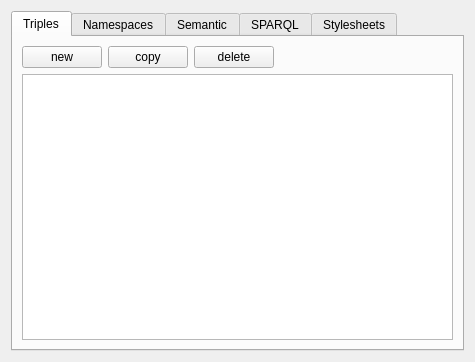
<?xml version="1.0" encoding="UTF-8"?>
<ui version="4.0">
 <class>KoDocumentRdfEditWidget</class>
 <widget class="QWidget" name="KoDocumentRdfEditWidget">
  <property name="geometry">
   <rect>
    <x>0</x>
    <y>0</y>
    <width>475</width>
    <height>362</height>
   </rect>
  </property>
  <layout class="QGridLayout" name="gridLayout">
   <item row="0" column="0">
    <widget class="QTabWidget" name="tabWidget">
     <property name="currentIndex">
      <number>0</number>
     </property>
     <widget class="QWidget" name="tab">
      <attribute name="title">
       <string>Triples</string>
      </attribute>
      <layout class="QGridLayout" name="gridLayout_2">
       <item row="2" column="0">
        <widget class="QTableView" name="m_tripleView">
         <property name="sortingEnabled">
          <bool>true</bool>
         </property>
         <attribute name="verticalHeaderVisible">
          <bool>false</bool>
         </attribute>
        </widget>
       </item>
       <item row="0" column="0">
        <layout class="QHBoxLayout" name="horizontalLayout">
         <item>
          <widget class="QPushButton" name="newTripleButton">
           <property name="text">
            <string>new</string>
           </property>
          </widget>
         </item>
         <item>
          <widget class="QPushButton" name="copyTripleButton">
           <property name="text">
            <string>copy</string>
           </property>
          </widget>
         </item>
         <item>
          <widget class="QPushButton" name="deleteTripleButton">
           <property name="text">
            <string>delete</string>
           </property>
          </widget>
         </item>
         <item>
          <spacer name="horizontalSpacer">
           <property name="orientation">
            <enum>Qt::Horizontal</enum>
           </property>
           <property name="sizeHint" stdset="0">
            <size>
             <width>40</width>
             <height>20</height>
            </size>
           </property>
          </spacer>
         </item>
        </layout>
       </item>
      </layout>
     </widget>
     <widget class="QWidget" name="tab_2">
      <attribute name="title">
       <string>Namespaces</string>
      </attribute>
      <layout class="QGridLayout" name="gridLayout_3">
       <item row="0" column="0">
        <layout class="QHBoxLayout" name="horizontalLayout_2">
         <item>
          <widget class="QPushButton" name="newNamespaceButton">
           <property name="text">
            <string>new</string>
           </property>
          </widget>
         </item>
         <item>
          <widget class="QPushButton" name="deleteNamespaceButton">
           <property name="text">
            <string>delete</string>
           </property>
          </widget>
         </item>
         <item>
          <spacer name="horizontalSpacer_2">
           <property name="orientation">
            <enum>Qt::Horizontal</enum>
           </property>
           <property name="sizeHint" stdset="0">
            <size>
             <width>40</width>
             <height>20</height>
            </size>
           </property>
          </spacer>
         </item>
        </layout>
       </item>
       <item row="1" column="0">
        <widget class="QTreeWidget" name="m_namespaceView">
         <property name="uniformRowHeights">
          <bool>true</bool>
         </property>
         <property name="sortingEnabled">
          <bool>true</bool>
         </property>
         <property name="expandsOnDoubleClick">
          <bool>false</bool>
         </property>
         <column>
          <property name="text">
           <string>Prefix</string>
          </property>
         </column>
         <column>
          <property name="text">
           <string>Namespace</string>
          </property>
         </column>
        </widget>
       </item>
      </layout>
     </widget>
     <widget class="QWidget" name="tab_3">
      <attribute name="title">
       <string>Semantic</string>
      </attribute>
      <layout class="QGridLayout" name="gridLayout_4">
       <item row="0" column="0">
        <widget class="QTreeWidget" name="m_semanticView">
         <attribute name="headerVisible">
          <bool>false</bool>
         </attribute>
         <column>
          <property name="text">
           <string notr="true">1</string>
          </property>
         </column>
        </widget>
       </item>
      </layout>
     </widget>
     <widget class="QWidget" name="tab_4">
      <attribute name="title">
       <string>SPARQL</string>
      </attribute>
      <layout class="QGridLayout" name="gridLayout_5">
       <item row="4" column="0">
        <widget class="QTextEdit" name="m_sparqlQuery">
         <property name="documentTitle">
          <string/>
         </property>
         <property name="plainText">
          <string>
            prefix rdf: &lt;http://www.w3.org/1999/02/22-rdf-syntax-ns#&gt;
            prefix foaf: &lt;http://xmlns.com/foaf/0.1/&gt;
            prefix pkg: &lt;http://docs.oasis-open.org/ns/office/1.2/meta/pkg#&gt;
            prefix geo84: &lt;http://www.w3.org/2003/01/geo/wgs84_pos#&gt;

            select ?s ?p ?o
            where { ?s ?p ?o }</string>
         </property>
        </widget>
       </item>
       <item row="0" column="0">
        <layout class="QHBoxLayout" name="horizontalLayout_3">
         <item>
          <widget class="QPushButton" name="m_sparqlExecute">
           <property name="text">
            <string>Execute</string>
           </property>
          </widget>
         </item>
         <item>
          <spacer name="horizontalSpacer_3">
           <property name="orientation">
            <enum>Qt::Horizontal</enum>
           </property>
           <property name="sizeHint" stdset="0">
            <size>
             <width>40</width>
             <height>20</height>
            </size>
           </property>
          </spacer>
         </item>
        </layout>
       </item>
       <item row="5" column="0">
        <widget class="QTableWidget" name="m_sparqlResultView">
         <property name="sortingEnabled">
          <bool>true</bool>
         </property>
        </widget>
       </item>
      </layout>
     </widget>
     <widget class="QWidget" name="tab_5">
      <attribute name="title">
       <string>Stylesheets</string>
      </attribute>
      <layout class="QVBoxLayout" stretch="0,0,1">
       <item>
        <widget class="QLabel" name="label_4">
         <property name="text">
          <string>Set the default stylesheet for Semantic objects in this document. New RDF objects will use this stylesheet automatically. The buttons allow you to set the stylesheet for all existing semantic objects to the new default stylesheet as well.</string>
         </property>
         <property name="wordWrap">
          <bool>true</bool>
         </property>
        </widget>
       </item>
       <item>
        <layout class="QGridLayout" name="m_styleSheetsGridLayout">
        </layout>
       </item>
       <item>
        <spacer>
         <property name="orientation">
          <enum>Qt::Vertical</enum>
         </property>
        </spacer>
       </item>
      </layout>
     </widget>
    </widget>
   </item>
  </layout>
 </widget>
 <resources/>
 <connections/>
</ui>
